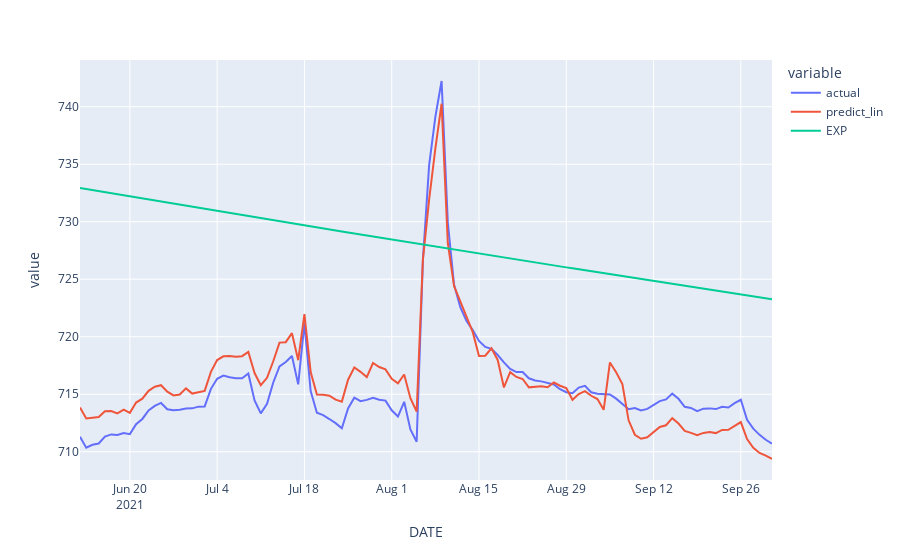

The notebook cell this image was saved under:
### Code cell
plot = pd.DataFrame(index = y_test.index)
plot['actual'] = y_test
# plot['predict_stack'] = pipeline.predict(X)
plot['predict_lin'] = pipeline_lin.predict(X_test)
# plot['predict_CBR'] = pipeline_CBR.predict(X)
plot['EXP'] = X['EXP_PRED']
px.line(plot)
